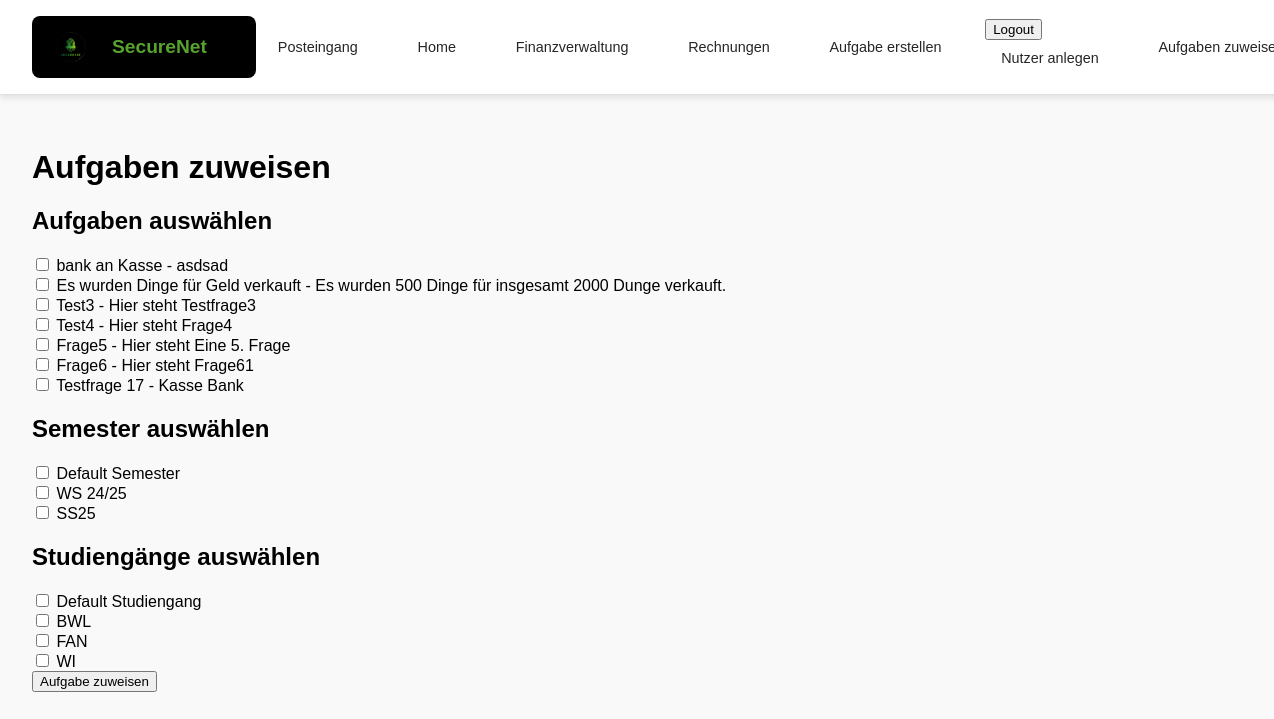
The page /users/aufgaben_zuweisen/ (signed in) on the database as committed earlier.
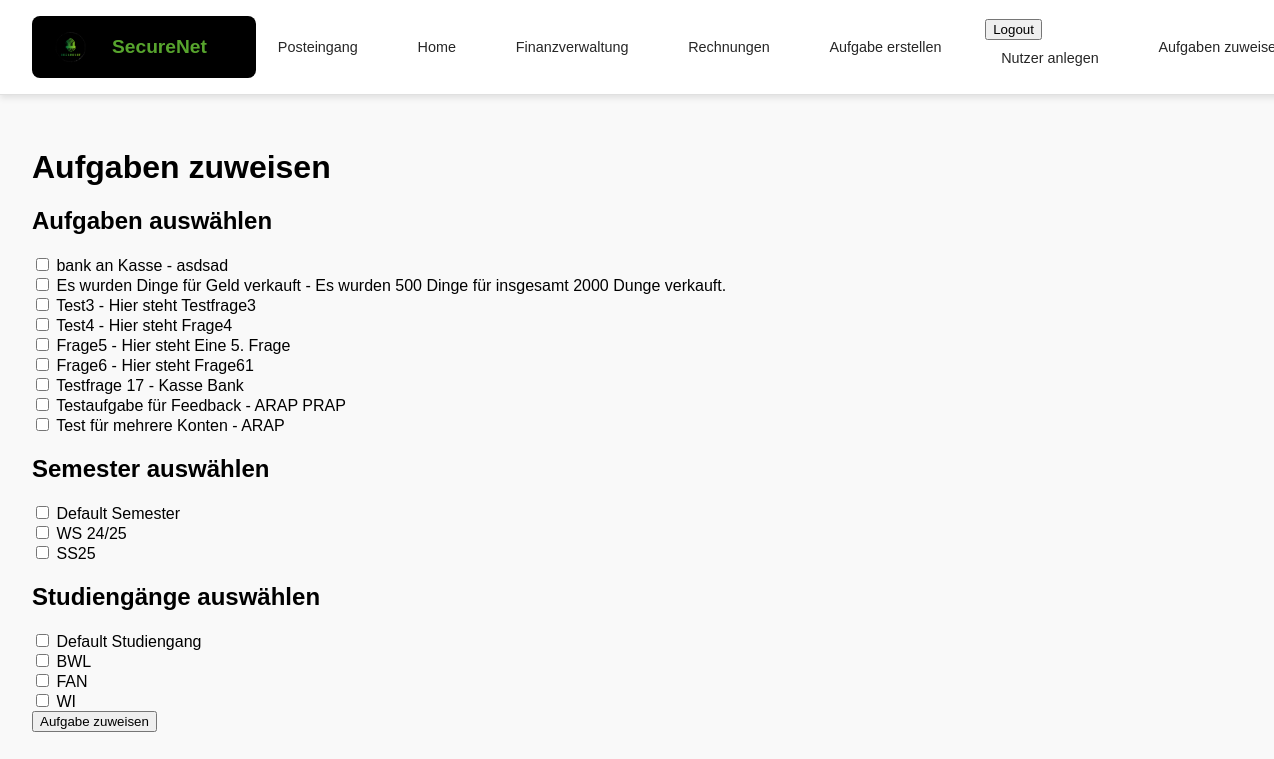
The same page on the database as committed later.
### posts/models.py (models this page shows, shortened)
class Aufgabe_neu(models.Model):
    unternehmen_kategorie = models.ForeignKey(Unternehmen, on_delete=models.CASCADE)
    fragentyp = models.ForeignKey(Aufgabenkategorie, on_delete=models.CASCADE)
    fragentyp_text = models.CharField(max_length=255)
    mailtext = models.TextField()
    frage = models.TextField()
    bezugswert = models.FloatField()
    min_wert = models.FloatField(null=True, blank=True)
    max_wert = models.FloatField(null=True, blank=True)
    nutzungsdauer = models.IntegerField(null=True, blank=True)
    feedback_konto_falsch = models.TextField(null=True, blank=True, help_text="Feedback, wenn ein falsches Konto gewählt wurde.")
    feedback_betrag_falsch = models.TextField(null=True, blank=True, help_text="Feedback, wenn der Betrag falsch ist.")

### users/models.py (models this page shows, shortened)
class Semester(models.Model):
    name = models.CharField(max_length=10, unique=True)

class Studiengang(models.Model):
    name = models.CharField(max_length=100, unique=True)

### posts/views.py (the view)
    def _wrapped_view_func(request, *args, **kwargs):
        if request.user.is_authenticated and request.user.role == 'teacher':
            return view_func(request, *args, **kwargs)
        else:
            return HttpResponse(f'Fehlende Berechtigung <br><a href="{reverse("index")}">Zurück zur Startseite</a>')

### posts/views.py (called while the page is built)
def lehrkraft_required(view_func):
    def _wrapped_view_func(request, *args, **kwargs):
        if request.user.is_authenticated and request.user.role == 'teacher':
            return view_func(request, *args, **kwargs)
        else:
            return HttpResponse(f'Fehlende Berechtigung <br><a href="{reverse("index")}">Zurück zur Startseite</a>')
    return _wrapped_view_func

### users/views.py (called while the page is built, shortened)
@lehrkraft_required
def aufgaben_zuweisen_view(request):
    if not request.user.role == 'teacher':
        return HttpResponse(f'Fehlende Berechtigung <br><a href="/">Zurück zur Startseite</a>')
    aufgaben = Aufgabe_neu.objects.all()
    semester = Semester.objects.all()
    studiengaenge = Studiengang.objects.all()
    return render(request, 'users/aufgaben_zuweisen.html', {
        'aufgaben': aufgaben,
        'semester': semester,
        'studiengaenge': studiengaenge
    })

### users/templates/users/aufgaben_zuweisen.html (shortened to what this page needs)
{% extends 'master_layout.html' %}
{% block content %}
<h1>Aufgaben zuweisen</h1>
<form method="post">
    <h2>Aufgaben auswählen</h2>
    {% for aufgabe in aufgaben %}
        <div>
            <input type="checkbox" name="aufgaben" value="{{ aufgabe.id }}">
            <label>{{ aufgabe.fragentyp_text }} - {{ aufgabe.frage }}</label>
        </div>
    {% endfor %}
    <h2>Semester auswählen</h2>
    {% for sem in semester %}
        <div>
            <input type="checkbox" name="semester" value="{{ sem.id }}">
            <label>{{ sem.name }}</label>
        </div>
    {% endfor %}
    <h2>Studiengänge auswählen</h2>
    {% for studiengang in studiengaenge %}
        <div>
            <input type="checkbox" name="studiengaenge" value="{{ studiengang.id }}">
            <label>{{ studiengang.name }}</label>
        </div>
    {% endfor %}
    <button type="submit">Aufgabe zuweisen</button>
</form>
{% endblock %}

Rows that differ between the two databases and show on the page:
added Aufgabe_neu: fragentyp_text "Testaufgabe für Feedback", frage "ARAP PRAP"
added Aufgabe_neu: fragentyp_text "Test für mehrere Konten", frage "ARAP"
